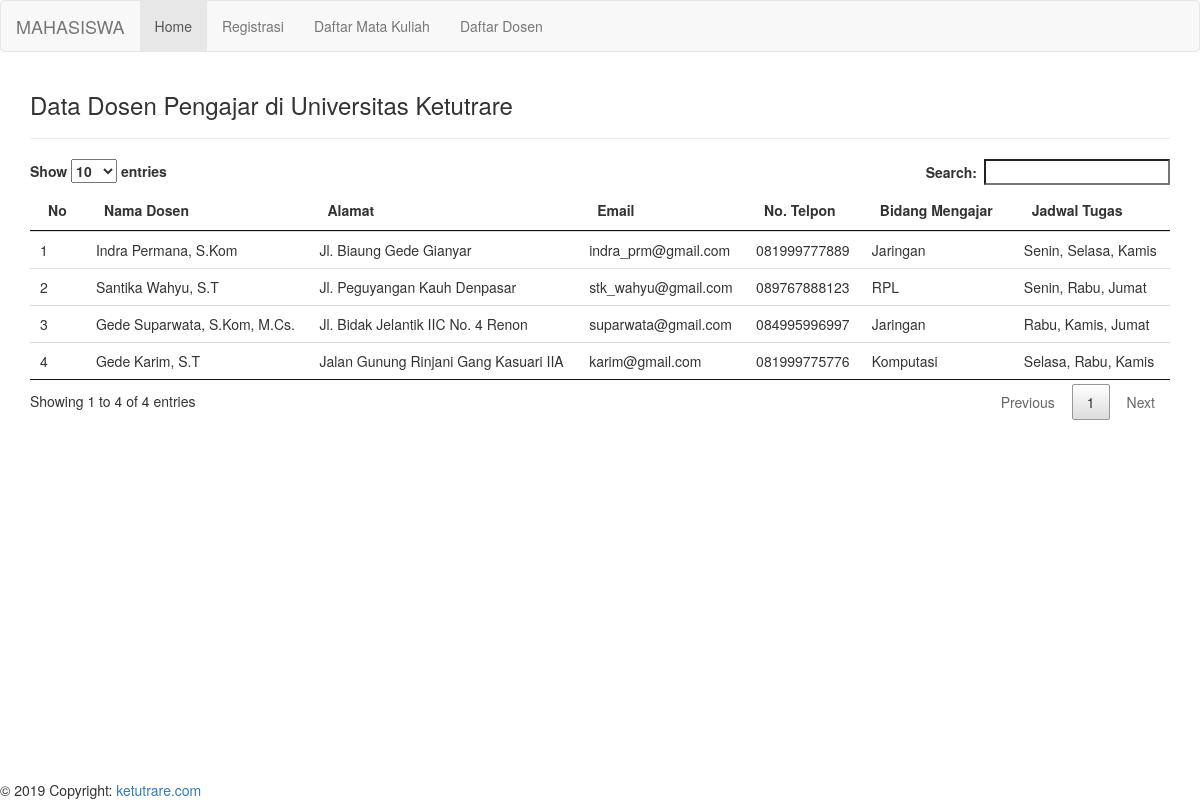
Page /mhs/mhs_dosen.php on the committed database.
### tables this page shows
CREATE TABLE `tb_dosen` (
  `id_dosen` int(5) NOT NULL AUTO_INCREMENT,
  `ktp_dosen` varchar(50) NOT NULL,
  `nama_dosen` varchar(100) NOT NULL,
  `alamat_dosen` varchar(100) NOT NULL,
  `email_dosen` varchar(100) DEFAULT NULL,
  `notlp_dosen` varchar(15) NOT NULL,
  `bidang_dosen` varchar(100) NOT NULL,
  `jadwal_dosen` varchar(50) NOT NULL,
  PRIMARY KEY (`id_dosen`)
);

### functions/function_mhs.php (called while the page is built, shortened)
<?php
require "koneksi.php";
function dosen_view($dosen_view) {
    global $koneksi;
    $result = mysqli_query($koneksi, $dosen_view);
    $rows = [];
    while($row = mysqli_fetch_assoc($result)) {
        $rows[] = $row;
    }
    return $rows;
}
?>

### mhs/mhs_dosen.php (the view)
<?php
require "../koneksi.php";
include "../template/mhs_nav.php";
require "../functions/function_mhs.php";
$dosen_view = dosen_view("SELECT * FROM tb_dosen");
?>
<div class="container">
    <div class="table-responsive">
        <h3>Data Dosen Pengajar di Universitas Ketutrare</h3>
        <hr>
        <table class="table table-stripped table-hover datatabel">
        <thead>
            <tr>
                <th>No</th>
                <th>Nama Dosen</th>
                <th>Alamat</th>
                <th>Email</th>
                <th>No. Telpon</th>
                <th>Bidang Mengajar</th>
                <th>Jadwal Tugas</th>
            </tr>
        </thead>
        <tbody>
        <?php
            $i = 1;
            foreach($dosen_view as $row){
        ?>
            <tr>
                <td><?php echo $i++; ?></td>
                <td><?php echo $row["nama_dosen"]; ?></td>
                <td><?php echo $row["alamat_dosen"]; ?></td>
                <td><?php echo $row["email_dosen"]; ?></td>
                <td><?php echo $row["notlp_dosen"]; ?></td>
                <td><?php echo $row["bidang_dosen"]; ?></td>
                <td><?php echo $row["jadwal_dosen"]; ?></td>
            </tr>
        <?php
            }
        ?>
        </tbody>
        </table>
    </div>
</div>
<?php
include "../template/footer.php";
?>

### rows in the picture
tb_dosen: nama_dosen "Indra Permana, S.Kom", alamat_dosen "Jl. Biaung Gede Gianyar", email_dosen "indra_prm@gmail.com", notlp_dosen "081999777889", bidang_dosen "Jaringan", jadwal_dosen "Senin, Selasa, Kamis"
tb_dosen: nama_dosen "Santika Wahyu, S.T", alamat_dosen "Jl. Peguyangan Kauh Denpasar", email_dosen "stk_wahyu@gmail.com", notlp_dosen "089767888123", bidang_dosen "RPL", jadwal_dosen "Senin, Rabu, Jumat"
tb_dosen: nama_dosen "Gede Suparwata, S.Kom, M.Cs.", alamat_dosen "Jl. Bidak Jelantik IIC No. 4 Renon", email_dosen "suparwata@gmail.com", notlp_dosen "084995996997", bidang_dosen "Jaringan", jadwal_dosen "Rabu, Kamis, Jumat"
tb_dosen: nama_dosen "Gede Karim, S.T", alamat_dosen "Jalan Gunung Rinjani Gang Kasuari IIA", email_dosen "karim@gmail.com", notlp_dosen "081999775776", bidang_dosen "Komputasi", jadwal_dosen "Selasa, Rabu, Kamis"
